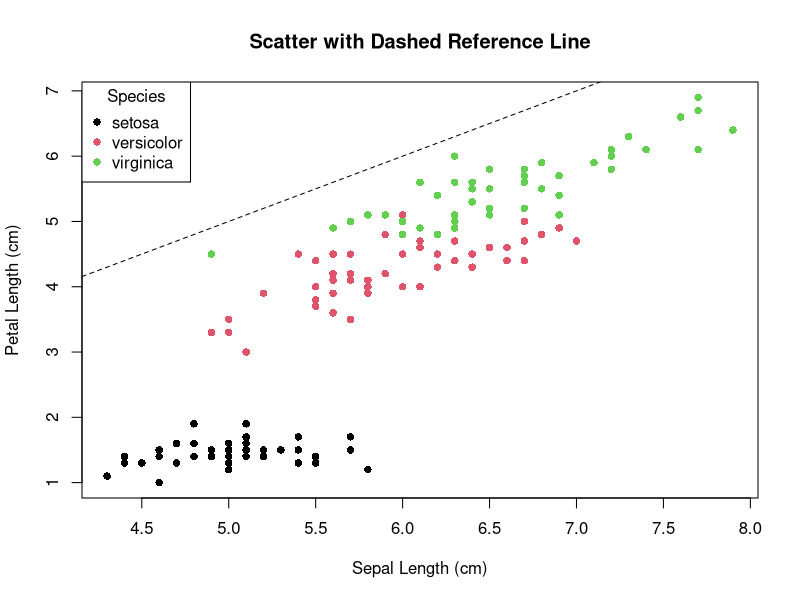
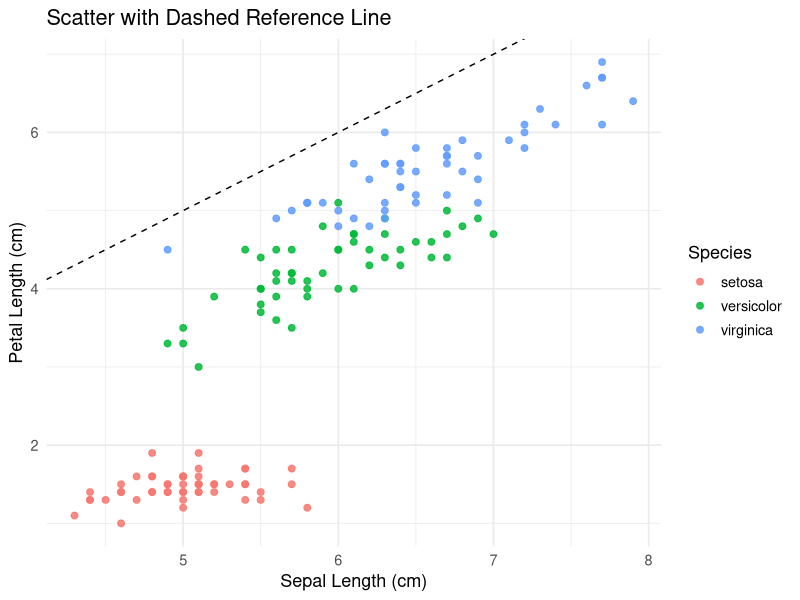
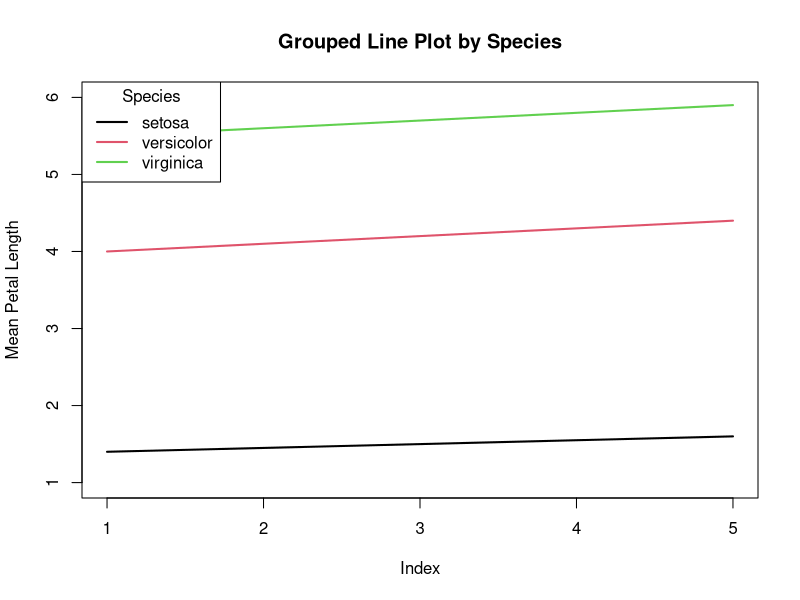
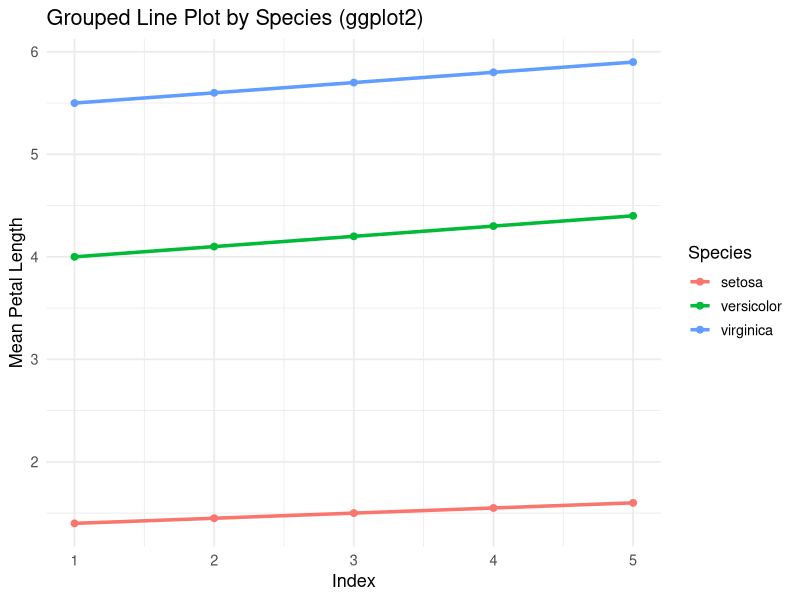
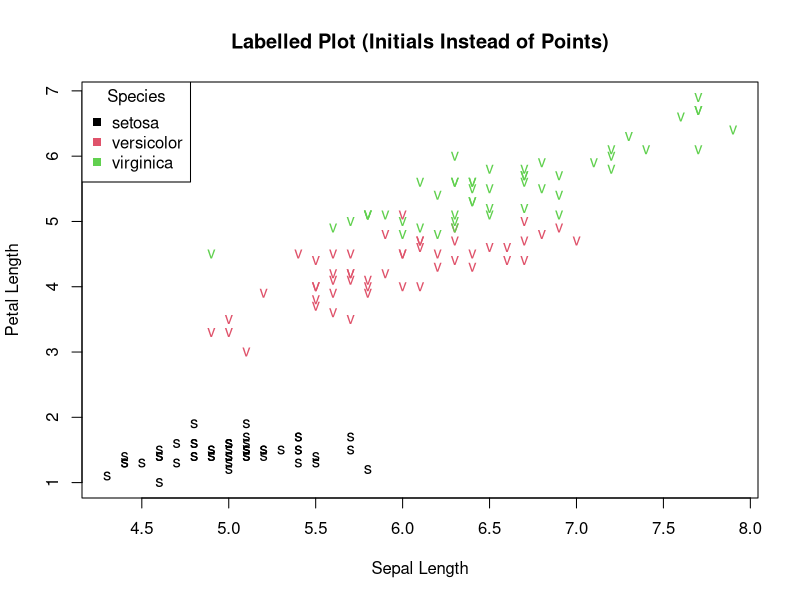
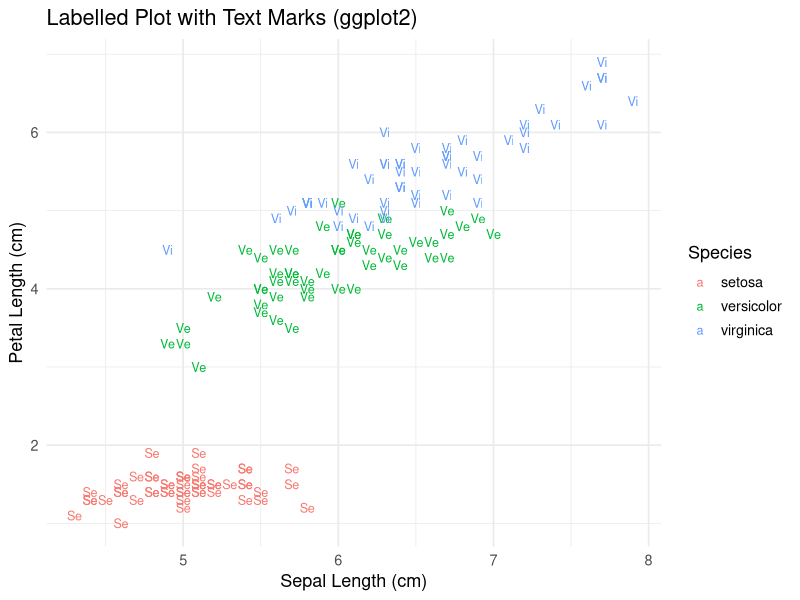
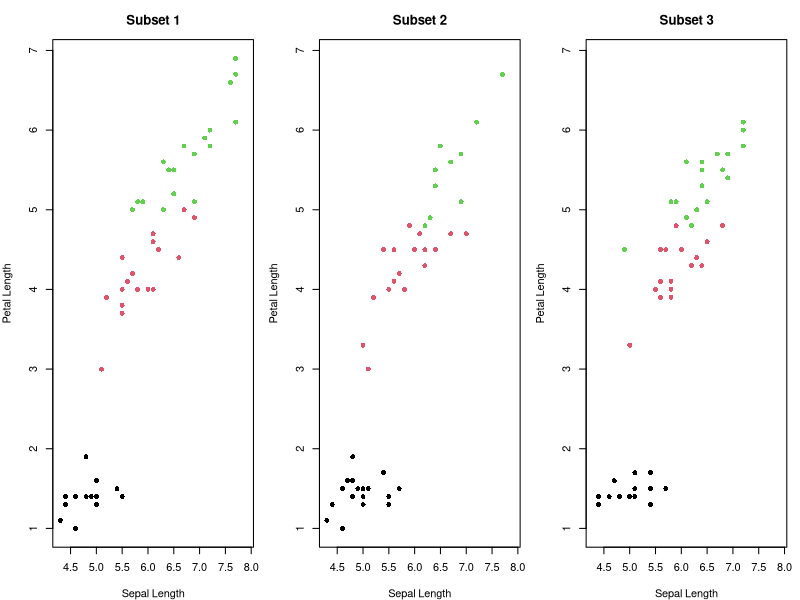
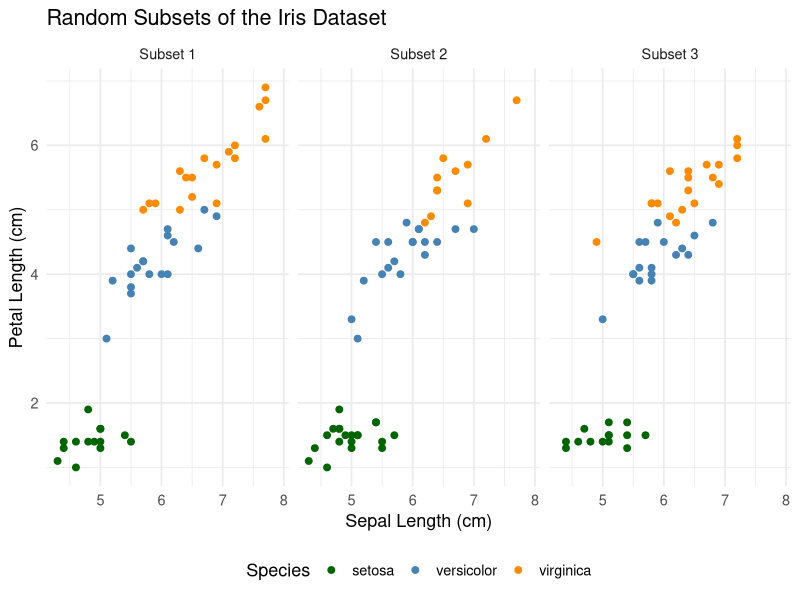

Recreate these plots in R, in order.
## ---- chunk 1
library(ggplot2)

set.seed(123)

# this below code is optional, it just makes plots consistent in this tutorial
knitr::opts_chunk$set(
  fig.width = 8,
  fig.height = 4.8,
  fig.align = "center"
)
## ---- chunk 2
head(iris)
## ---- chunk 3
plot(
  iris$Sepal.Length, iris$Petal.Length,
  col = as.numeric(iris$Species),
  pch = 16,
  xlab = "Sepal Length (cm)",
  ylab = "Petal Length (cm)",
  main = "Scatter with Dashed Reference Line"
)

abline(a = 0, b = 1, lty = 2)

legend(
  "topleft",
  legend = levels(iris$Species),
  col = 1:3,
  pch = 16,
  title = "Species"
)
## ---- chunk 4
ggplot(iris, aes(Sepal.Length, Petal.Length, colour = Species)) +
  geom_point(size = 2, alpha = 0.85) +
  geom_abline(intercept = 0, slope = 1, linetype = 2) +
  labs(
    x = "Sepal Length (cm)",
    y = "Petal Length (cm)",
    colour = "Species",
    title = "Scatter with Dashed Reference Line"
  ) +
  theme_minimal(base_size = 13)
## ---- chunk 5
x <- 1:5
setosa_means     <- c(1.4, 1.45, 1.5, 1.55, 1.6)
versicolor_means <- c(4.0, 4.1, 4.2, 4.3, 4.4)
virginica_means  <- c(5.5, 5.6, 5.7, 5.8, 5.9)
## ---- chunk 6
plot(
  x, setosa_means,
  type = "l", lwd = 2, col = 1,
  ylim = c(1, 6),
  xlab = "Index", ylab = "Mean Petal Length",
  main = "Grouped Line Plot by Species"
)
lines(x, versicolor_means, col = 2, lwd = 2)
lines(x, virginica_means,  col = 3, lwd = 2)
legend(
  "topleft",
  legend = c("setosa", "versicolor", "virginica"),
  col = 1:3, lwd = 2, title = "Species"
)
## ---- chunk 7
means_df <- data.frame(
  Index = rep(x, times = 3),
  Species = rep(c("setosa", "versicolor", "virginica"), each = length(x)),
  MeanPetalLength = c(setosa_means, versicolor_means, virginica_means)
)

head(means_df)
## ---- chunk 8
ggplot(means_df, aes(x = Index, y = MeanPetalLength, colour = Species)) +
  geom_line(linewidth = 1.2) +
  geom_point(size = 2) +
  labs(
    x = "Index",
    y = "Mean Petal Length",
    colour = "Species",
    title = "Grouped Line Plot by Species (ggplot2)"
  ) +
  theme_minimal(base_size = 13)
## ---- chunk 9
plot(
  iris$Sepal.Length, iris$Petal.Length,
  type = "n",
  xlab = "Sepal Length",
  ylab = "Petal Length",
  main = "Labelled Plot (Initials Instead of Points)"
)

text(
  iris$Sepal.Length, iris$Petal.Length,
  labels = substr(iris$Species, 1, 1),
  col = as.numeric(iris$Species)
)

legend(
  "topleft",
  legend = levels(iris$Species),
  col = 1:3, pch = 15, title = "Species"
)
## ---- chunk 10
iris_lbl <- transform(
  iris,
  Abbr = c("Se", "Ve", "Vi")[as.numeric(Species)]
)

ggplot(iris_lbl, aes(x = Sepal.Length, y = Petal.Length, label = Abbr, colour = Species)) +
  geom_text(size = 3.2) +
  labs(
    x = "Sepal Length (cm)",
    y = "Petal Length (cm)",
    colour = "Species",
    title = "Labelled Plot with Text Marks (ggplot2)"
  ) +
  theme_minimal(base_size = 13)
## ---- chunk 11
set.seed(123)
n_subsets <- 3
subset_size <- 50

xlim <- range(iris$Sepal.Length)
ylim <- range(iris$Petal.Length)

par(mfrow = c(1, n_subsets), mar = c(4, 4, 3, 1))

for (i in 1:n_subsets) {
  sub <- iris[sample(nrow(iris), subset_size), ]
  plot(
    sub$Sepal.Length, sub$Petal.Length,
    col = as.numeric(sub$Species),
    pch = 16,
    xlim = xlim, ylim = ylim,
    xlab = "Sepal Length", ylab = "Petal Length",
    main = paste("Subset", i)
  )
}

par(mfrow = c(1, 1))
## ---- chunk 12
set.seed(123)
n_subsets <- 3
subset_size <- 50

subset_list <- lapply(1:n_subsets, function(i) {
  sub <- iris[sample(nrow(iris), subset_size), ]
  sub$Subset <- paste("Subset", i)
  sub
})
iris_subs <- do.call(rbind, subset_list)

ggplot(iris_subs, aes(Sepal.Length, Petal.Length, colour = Species)) +
  geom_point(size = 2) +
  scale_color_manual(values = c("darkgreen", "steelblue", "darkorange")) +
  coord_cartesian(
    xlim = range(iris$Sepal.Length),
    ylim = range(iris$Petal.Length)
  ) +
  facet_wrap(~ Subset) +
  labs(
    x = "Sepal Length (cm)",
    y = "Petal Length (cm)",
    colour = "Species",
    title = "Random Subsets of the Iris Dataset"
  ) +
  theme_minimal(base_size = 13) +
  theme(legend.position = "bottom")
## ---- chunk 13
plot(
  iris$Sepal.Length, iris$Petal.Length,
  col = as.numeric(iris$Species),
  pch = 16,
  xlab = "Sepal Length",
  ylab = "Petal Length (cm)",
  main = "Sepal vs Petal Length with Mean Smoother"
)

for (i in 1:3) {
  sub <- iris[iris$Species == levels(iris$Species)[i], ]
  lines(lowess(sub$Sepal.Length, sub$Petal.Length), col = i, lwd = 2)
}

legend(
  "topleft",
  legend = levels(iris$Species),
  col = 1:3, pch = 16, lwd = 2,
  title = "Iris Species"
)
## ---- chunk 14
ggplot(iris, aes(x = Sepal.Length, y = Petal.Length, colour = Species)) +
  geom_point(size = 2, alpha = 0.7) +
  geom_smooth(se = FALSE, method = "loess", linewidth = 1.2) +
  scale_color_manual(
    values = c("darkgreen", "steelblue", "darkorange"),
    name = "Iris Species"
  ) +
  labs(
    x = "Sepal Length (cm)",
    y = "Petal Length (cm)",
    title = "Sepal vs Petal Length with Mean Smoother"
  ) +
  theme_minimal(base_size = 13)
